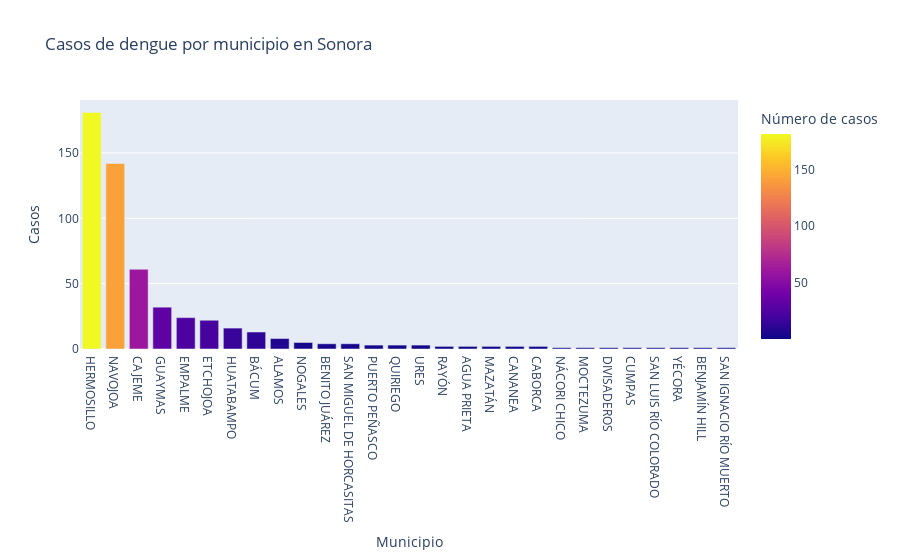

This figure's notebook cell:
### Code cell
# Graficamos los casos por municipio
fig = px.bar(casos_por_municipio_SR, x='MUNICIPIO', y='CASOS', title='Casos de dengue por municipio en Sonora',
             category_orders={"MUNICIPIO": casos_por_municipio_SR.sort_values(by='CASOS', ascending=False)['MUNICIPIO']},
             color='CASOS', labels={'CASOS': 'Número de casos'})
fig.update_layout(xaxis_title='Municipio', yaxis_title='Casos')
fig.show()

### Figure 1 — Plotly figure (JSON) as saved in the notebook; plotly's stock layout.template omitted (floating-point values rounded to 4 significant figures)
{"data": [{"alignmentgroup": "True", "hovertemplate": "MUNICIPIO=%{x}<br>Número de casos=%{marker.color}<extra></extra>", "legendgroup": "", "marker": {"color": [2, 8, 13, 1, 2, 61, 2, 1, 1, 24, 22, 32, 181, 16, 2, 1, 1, 142, 5, 3, 3, 2, 1, 4, 3, 1, 4, 1], "coloraxis": "coloraxis", "pattern": {"shape": ""}}, "name": "", "offsetgroup": "", "orientation": "v", "showlegend": false, "textposition": "auto", "type": "bar", "x": ["AGUA PRIETA", "ALAMOS", "BÁCUM", "BENJAMÍN HILL", "CABORCA", "CAJEME", "CANANEA", "CUMPAS", "DIVISADEROS", "EMPALME", "ETCHOJOA", "GUAYMAS", "HERMOSILLO", "HUATABAMPO", "MAZATÁN", "MOCTEZUMA", "NÁCORI CHICO", "NAVOJOA", "NOGALES", "PUERTO PEÑASCO", "QUIRIEGO", "RAYÓN", "SAN LUIS RÍO COLORADO", "SAN MIGUEL DE HORCASITAS", "URES", "YÉCORA", "BENITO JUÁREZ", "SAN IGNACIO RÍO MUERTO"], "xaxis": "x", "y": [2, 8, 13, 1, 2, 61, 2, 1, 1, 24, 22, 32, 181, 16, 2, 1, 1, 142, 5, 3, 3, 2, 1, 4, 3, 1, 4, 1], "yaxis": "y"}], "layout": {"barmode": "relative", "coloraxis": {"colorbar": {"title": {"text": "Número de casos"}}, "colorscale": [[0, "#0d0887"], [0.1111, "#46039f"], [0.2222, "#7201a8"], [0.3333, "#9c179e"], [0.4444, "#bd3786"], [0.5556, "#d8576b"], [0.6667, "#ed7953"], [0.7778, "#fb9f3a"], [0.8889, "#fdca26"], [1, "#f0f921"]]}, "legend": {"tracegroupgap": 0}, "title": {"text": "Casos de dengue por municipio en Sonora"}, "xaxis": {"anchor": "y", "categoryarray": ["HERMOSILLO", "NAVOJOA", "CAJEME", "GUAYMAS", "EMPALME", "ETCHOJOA", "HUATABAMPO", "BÁCUM", "ALAMOS", "NOGALES", "BENITO JUÁREZ", "SAN MIGUEL DE HORCASITAS", "PUERTO PEÑASCO", "QUIRIEGO", "URES", "RAYÓN", "AGUA PRIETA", "MAZATÁN", "CANANEA", "CABORCA", "NÁCORI CHICO", "MOCTEZUMA", "DIVISADEROS", "CUMPAS", "SAN LUIS RÍO COLORADO", "YÉCORA", "BENJAMÍN HILL", "SAN IGNACIO RÍO MUERTO"], "categoryorder": "array", "domain": [0, 1], "title": {"text": "Municipio"}}, "yaxis": {"anchor": "x", "domain": [0, 1], "title": {"text": "Casos"}}}}
